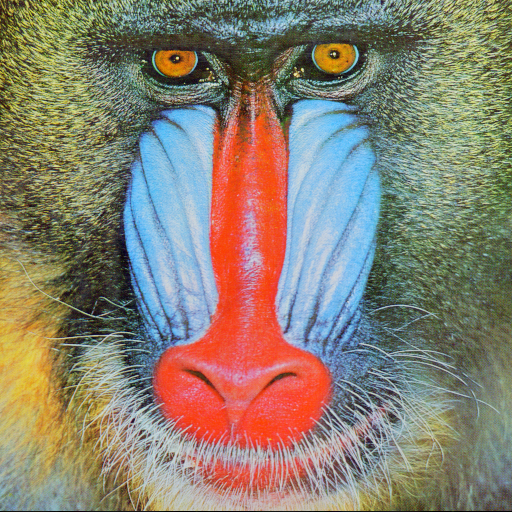
#> input picture Homework1/mandrill.tif, 512 x 512 px, found by its file name
$ jupyter execute --allow-errors Homework3_Code_ankitparekh.ipynb
#> lines starting #> are read from the running program, lines starting #| are printed output that depends on the picture
#**ECE 4554/ ECE 5554 / Computer Vision**
This file contains Machine Problems 1 and 2, which comprise the coding portion of Homework 3. Your job is to implement/modify the sections within this notebook that are marked with "TO DO".

##**TO DO**: Enter your Virginia Tech Username (PID) here: ankitparekh

##**Honor Code reminder**

This is not a "team project". Please review the Honor Code statement in the syllabus.

##**Submission guidelines** for the coding problems (Google Colab)

1. Please verify that you have entered your Virginia Tech Username in all of the appropriate places.
2. After clicking Runtime->Run all, verify that all of your solutions are visible in this notebook.
3. Click File->Save near the top of the page to save the latest version of your notebook at Google Drive.
4. Verify that the last 2 cells have executed, creating a PDF version of this notebook at Google Drive. (Note: if you face difficulty with this step, please refer to https://pypi.org/project/notebook-as-pdf/)
5. Look at the PDF file and check that all of your solutions are displayed correctly there.
6. Download your notebook file and the PDF version to your laptop.
7. On your laptop, create a ZIP version of this notebook file. (Please don't include the separate data files.) Use file name Homework3_Code_USERNAME.zip, with your own Username.
6. For your PDF version, use file name Homework3_Notebook_USERNAME.pdf, with your own Username.
7. **Submit these 2 files and your PDF file for Problems 1-4 SEPARATELY to Canvas.** Do not zip them all together.

##**Overview**

For Machine Problem 1, you will write code to find a 2D homography and to perform image warping.

Machine Problem 2 requires you to use your code from the first problem to create an image mosaic.

# Environment setup

[cell 1]
# Mount your Google Drive to this notebook
# The purpose is to allow your code to access to your files
from google.colab import drive
drive.mount('/content/drive')

[cell 2]
# Change the directory to your own working directory
# Any files under your working directory are available to your code
# TO DO: enter the name of your directory
import os
os.chdir('/content/drive/My Drive/5554/HW3')

[cell 3]
# Import library modules
import sys
import cv2
import numpy as np
import matplotlib.pyplot as plt
# PIL is the Python Imaging Library
from PIL import Image
# The following is a substitute for cv2.imshow,
#  which you would use on your local machine but Colab does not support it
from google.colab.patches import cv2_imshow

print('Python version:', sys.version)
print('OpenCV version:', cv2.__version__)
print('NumPy version: ', np.__version__)

#Getting started

Several image files were provided to you (mandrill.tif, Rubiks_cube.jpg, wall*.png). Upload all of them to your working directory.

The following functions are helpful for loading images into floating-point format, and for displaying images that are in that format.  Let's use those functions to visualize two separate images that we want to stitch together later in this assignment. Notice that you can adjust the size of the figure that is displayed.

[cell 4]
def load_image(filename):
  img = np.asarray(Image.open(filename))
  img = img.astype("float32")/255.0
  return img

def show_image(img):
  fig = plt.figure()
  fig.set_size_inches(16, 12) # You can adjust the size of the displayed figure
  plt.imshow(img)

#> (the rest of this cell did not finish here and is left out)

right_img = load_image("wall2.png")
show_image(np.concatenate([left_img,  right_img], axis=1))

#Machine Problem 1 (10 points)
**a) 2D homography**

Implement the 2 functions that are shown in the next code block. (OpenCV has a findHomography() function and other related functions, but for this assignment you must write your own versions.)

1.   **compute_homography(src, dst)** receives two matrices, each of size Nx2. Each matrix contains N two-dimensional points. For each value of i, src[i] and dst[i] are corresponding points from two different images. The function should return the homography matrix H of size 3x3 that maps every point from the source (src) to the destination (dst).   Guidance: You may assume that N is at least 4. You can set up the problem in a matrix-based, least-squares format. (A somewhat similar problem is in the lecture slides on page 15 of packet 9.) Helpful functions are `np.linalg.eig()` and `np.linalg.eigh()` for computing eigenvalues and eigenvectors. The latter function will prevent warnings due to small imaginary values if you are working with matrices that are real and symmetric.
2.   **apply_homography(src, H)** receives points in matrix named src (an Nx2 matrix), and a homography transformation H (a 3x3 matrix). This function should use the homography matrix to transform each point in src to a new destination point. Store the resulting points in matrix dst, which is the same size as src. The function should return dst. Guidance: remember to use homogeneous coordinates when implementing this transformation.

[cell 5]
##############################
# TO DO: Implement the compute_homography function

def compute_homography(src, dst):
  '''Computes the homography from src to dst.
   Input:
    src: source points, shape (N, 2), where N >= 4
    dst: destination points, shape (N, 2)
   Output:
    H: homography from source points to destination points, shape (3, 3)
  '''

  number_of_points, number_of_dimensions = src.shape[0], src.shape[1]
  src = np.array(src)
  dst = np.array(dst)
  # Solution for Homography is an eigen value problem [transpose(Q).Q.a =  λ.a]

  #Initializing Q with zeros
  Q = np.zeros([2*number_of_points, (number_of_dimensions + 1)**2])
  #print(Q)

  rows, columns = Q.shape[0], Q.shape[1]
  # Filling Q with the respective values
  for i in range(rows):
    pt = i//2
    xs, ys = src[pt][0], src[pt][1]
    xd, yd = dst[pt][0], dst[pt][1]
    if i % 2 == 0:
      Q[i] = [xs, ys, 1, 0, 0, 0, -1*xd*xs, -1*xd*ys, -1*xd]
    else:
      Q[i] = [0, 0, 0, xs, ys, 1, -1*yd*xs, -1*yd*ys, -1*yd]
  #print(Q)

  # Solving Eigen value problem for Q
  matrix = np.matmul(np.transpose(Q), Q)
  eigen_values = np.linalg.eigh(matrix)[0]
  #eigen_vectors = np.transpose(np.linalg.eigh(matrix)[1])
  min_eigen_value = min(eigen_values)
  idx_min_eigen_value = eigen_values.tolist().index(min_eigen_value)
  eigen_vector = np.linalg.eigh(matrix)[1][:, idx_min_eigen_value]
  H = np.array([eigen_vector[0:3],eigen_vector[3:6], eigen_vector[6:9]])
  #print(H)
  return H

##############################
# TO DO: Implement the apply_homography function

def apply_homography(src, H):
  '''Applies a homography H to the source points.
   Input:
      src: source points, shape (N, 2)
      H: homography from source points to destination points, shape (3, 3)
   Output:
     dst: destination points, shape (N, 2)
  '''

  rows, columns = src.shape[0], src.shape[1]
  dst = np.zeros([rows, columns])
  # [8 lines of commented-out code are left out]
  x = np.concatenate((src, np.array([[1]*rows]).T), axis=1)
  dst = np.matmul(H, np.transpose(x))
  dst = dst/dst[2]
  dst = np.transpose(dst[:-1,:])

  return dst

You do not need to change the following code block. It will test your homography code, and should help you in debugging. Corresponding points are placed in src_pts and dst_pts. If your homography code is correct, it should map the points given in test_pts to locations that are close to the points given in match_pts_correct. If you have correctly implemented compute_homography() and apply_homography(), then the printed difference values should be close to 0. (For full credit, the reported difference should be no larger than 0.001.)

#> (a cell that did not finish here is left out)

**b)  Image warping using a 2D homography**

Implement the following function so that it performs image warping from a source image (src_img) to a newly created destination image (dst_img). Do not use any additional OpenCV functions. The homography H that is provided indicates a desired mapping from src_img to dst_img. To prevent gaps in the output image, however, it is suggested that your implementation should iterate over all pixels in dst_img. In that case, your code should use the *inverse* of H to find values in src_img as it iterates over dst_img.

[cell 7]
##############################
# TO DO: Implement the warp_img function

def warp_img(src_img, H, dst_img_size):
  '''Warping of a source image using a homography.
   Input:
      src_img: source image with shape (m, n, 3)
      H: homography, with shape (3, 3), from source image to destination image
      dst_img_size: height and width of destination image; shape (2,)
   Output:
      dst_img: destination image; height and width specified by dst_img_size parameter
  '''

  rows, columns = dst_img_size[0], dst_img_size[1]
  dst_img = np.zeros([rows, columns, 3])
  h_inv = np.linalg.inv(H)

  src_img_rows, src_img_columns = src_img.shape[0], src_img.shape[1]

  for row in range(rows):
    for column in range(columns):
      dst_pt = np.array([[row, column]])
      src_pt = apply_homography(dst_pt, h_inv)
      xs, ys = int(src_pt[0, 0]), int(src_pt[0, 1])
      if (xs>=0 and xs<src_img_rows) and (ys>=0 and ys<src_img_columns):
        dst_img[row, column] = src_img[xs, ys]

  return dst_img

The following code block will test your image_warp function by performing a  rotation. You do not need to change any code in the following block. If your code is correct, the output here should show a mandrill image that has been rotated by 15 degrees counterclockwise about the upper-left corner.

[cell 8]
def test_rotation():
  src_img = load_image('mandrill.tif')
#> call 2 of load_image, with filename = 'mandrill.tif'
#> in load_image, img is the input picture: shape (512, 512, 3); mean R, G, B 137.4, 128.9, 113.1
  canvas_img = np.zeros([src_img.shape[0], src_img.shape[1], 3])

  theta = 15  # counterclockwise rotation angle in degrees
  H = [[np.cos(theta * np.pi/180), -np.sin(theta * np.pi/180), 0.0],
       [np.sin(theta * np.pi/180), np.cos(theta * np.pi/180), 0.0],
       [0.0, 0.0, 1.0]]
  dst_img = warp_img(src_img, H, [canvas_img.shape[0], canvas_img.shape[1]])
#> after the loop in warp_img, `for row in range(rows):`:
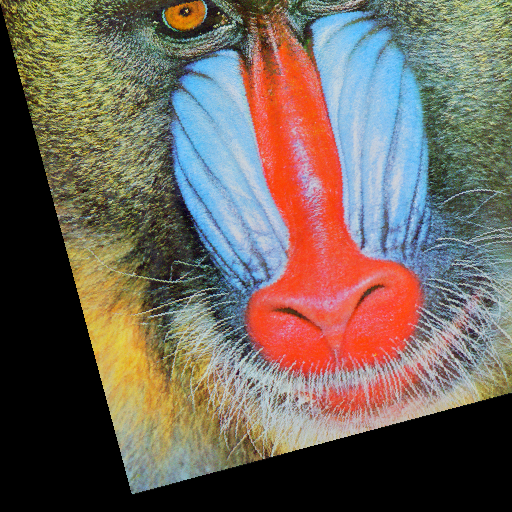
#> dst_img: shape (512, 512, 3) float64; mean R, G, B 0.439, 0.396, 0.357
  show_image(dst_img)

test_rotation()

The following will test your image_warp function with a more general homography. You do not need to modify these functions. If your code is correct, the output here should show a  mandrill image that has been warped to overlay the blue side of a Rubik's cube.

[cell 9]
def binary_mask(img):
  '''Create a binary mask of the image content.
   Input:
    img: source image, shape (m, n, 3)
   Output:
    mask: image of shape (m, n) and type 'int'. For pixel [i, j] of mask,
      if pixel [i, j] in img is nonzero in any channel, assign 1 to mask[i, j].
      Else, assign 0 to mask[i, j].
  '''
  mask = (img[:, :, 0] > 0) | (img[:, :, 1] > 0) | (img[:, :, 2] > 0)
  mask = mask.astype("int")
  return mask

def test_warp():
  src_img = load_image('mandrill.tif')
  canvas_img = load_image('Rubiks_cube.jpg')

  # The following are corners of the mandrill image in (ROW, COLUMN) order
  src_pts = np.matrix('0, 0; 511, 0; 511, 511; 0, 511')
  # The following are corners of the blue face of the Rubik's cube
  canvas_pts = np.matrix('238, 218; 560, 225; 463, 490; 178, 530')

  # The following was used during debugging
  # It draws a circle at a location specified by (COLUMN, ROW)
  # cv2.circle(canvas_img, (530, 178), 4, (255, 0, 0), thickness=10)

  H = compute_homography(src_pts, canvas_pts)
  dst_img = warp_img(src_img, H, [canvas_img.shape[0], canvas_img.shape[1]])
  dst_mask = 1 - binary_mask(dst_img)
  dst_mask = np.stack((dst_mask,) * 3, -1)
  out_img = np.multiply(canvas_img, dst_mask) + dst_img

  dsize = (600, 600) # width and height of canvas_im
  src_smaller = cv2.resize(src_img, dsize, interpolation=cv2.INTER_AREA)

  warped_img = np.concatenate((src_smaller, canvas_img, out_img), axis=1)
  show_image(np.clip(warped_img, 0, 1))

#> (the rest of this cell did not finish here and is left out)

#Machine Problem 2 (10 points)

Write a function called stitch_img() that will create and display a panorama from the two 'wall' images that were shown at the beginning of this notebook. The stitch_img() function should open the two images and then stitch them together to construct one larger composite image. You may hard-code the file names inside this function.

Your code should perform image warping using a homography for one of the images, so that overlapping portions of the two are well aligned. For example, you might perform image warping for wall2.png in a way that allows your code to merge this new warped image along with wall1.png into a composite image. For full credit, write your function so that the final composite image is shown at a reasonable scale, and does not truncate any of the border portions of the two input images.

Your stitch_img function must use your functions from Machine Problem 1 (compute_homography and apply_homography) to create the panorama. You must use 4 or more  pairs of corresponding points from the 2 images, and stitch_image must invoke compute_homography to determine the homography that is used to perform image warping. (You are allowed to find the corresponding points manually, and hard-coded them into your solution. Automatic keypoint detection is not required in this assignment.)

Note that we do not expect the final composite image to be perfect, partly because lens distortion is likely to prevent the homography from aligning things perfectly. However, try to write code that will stitch the images together in a reasonable way.

[cell 10]
##############################
# TO DO: Implement the stitch_img function

def stitch_img():
  '''Create and display a composite image.
   Input parameters:
    none
   Returned value:
    none
  '''
  # Computing homography
  # Using wall1.png as destination image
  # Using wall2.png as source image for warping
  # Initializing key-point pairs for the two images
  src_pts = np.matrix('226, 399; 224, 382; 170, 326; 210, 455; 129, 244; 135, 108; 330, 522; 345, 542')
#> src_pts = [[226, 399], [224, 382], [170, 326], [210, 455], [129, 244], [135, 108], [330, 522], [345, 542]]
  dst_pts = np.matrix('557, 525; 555, 508; 503, 450; 537, 580; 467, 370; 478, 241; 657, 656; 670, 678')
  H = compute_homography(src_pts, dst_pts)
#> in compute_homography, `src = np.array(src)`: src has the same summary as src_pts in stitch_img
#> the loop in compute_homography, `for i in range(rows):` made 16 passes
#> in compute_homography, `eigen_values = np.linalg.eigh(matrix)[0]`: eigen_values = [3.51e-05, 0.1, 372, 2921.3, 9867.4, 377833.3, 1685318.1, 3.66e+09, 1.19e+12]
#> in compute_homography, `min_eigen_value = min(eigen_values)`: min_eigen_value = 3.51e-05
#> in compute_homography, `idx_min_eigen_value = eigen_values.tolist().index(min_eigen_value)`: idx_min_eigen_value = 0
#> in compute_homography, `eigen_vector = np.linalg.eigh(matrix)[1][:, idx_min_eigen_value]`: eigen_vector = [0.0023, -0.000196, 0.933, 1.32e-05, 0.00235, 0.361, -2.63e-07, -1.96e-07, 0.00261]
#> in compute_homography, `H = np.array([eigen_vector[0:3],eigen_vector[3:6], eigen_vector[6:9]])`: H = [[0.0023, -0.000196, 0.933], [1.32e-05, 0.00235, 0.361], [-2.63e-07, -1.96e-07, 0.00261]]

  # Getting warped image
  src_img = load_image('wall2.png')
  dst_img = load_image('wall1.png')
  dst_img_size = [int(1.5*dst_img.shape[0]), int(1.3*dst_img.shape[1])]
  warped_img = warp_img(src_img, H, dst_img_size)

  #Overlaying canvas (dst_img) onto warped image
  warped_img[0:src_img.shape[0], 0:src_img.shape[1]] = dst_img
  show_image(warped_img)

#> (the rest of this cell did not finish here and is left out)
